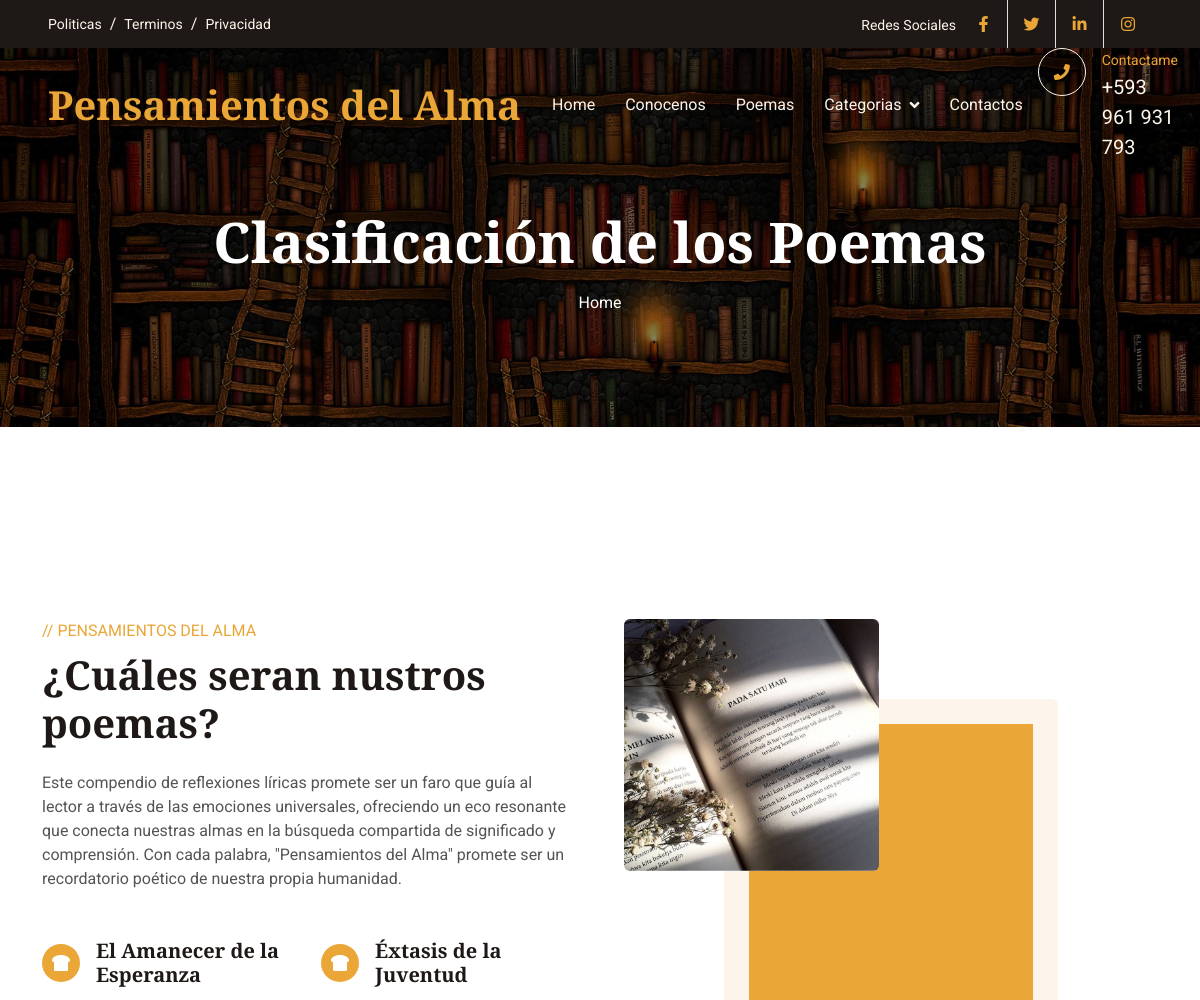
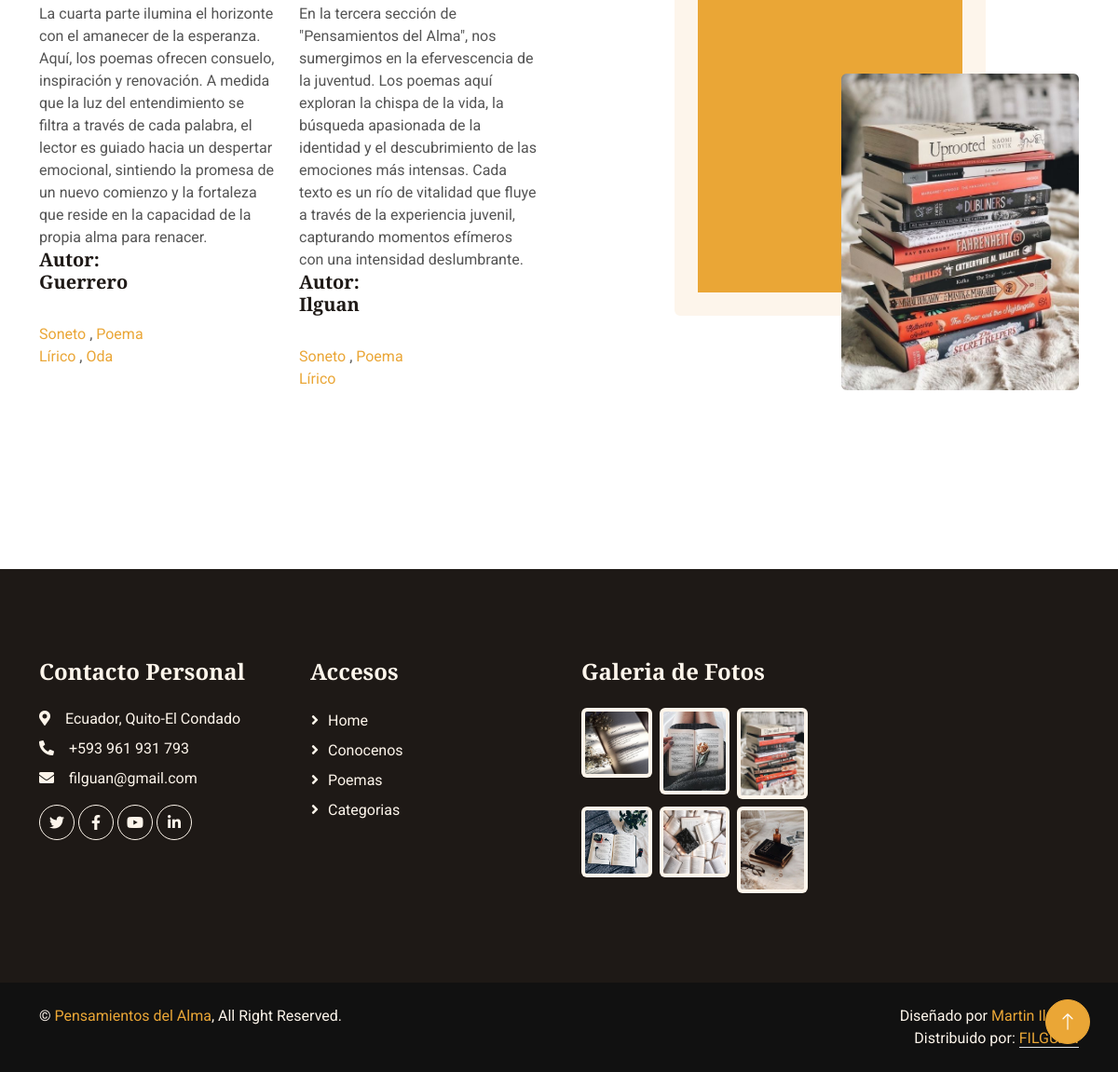
The app's page /clasificaciones/category/1/ with its own data (2 pictures, top to bottom).
### pages/models.py (models this page shows, shortened)
class Page(models.Model):
    title=models.CharField(max_length=100, verbose_name="Titulo")
    content=models.TextField(verbose_name="Contenido")
    created=models.DateTimeField(auto_now_add=True, verbose_name="Fecha de Creación")
    updated=models.DateTimeField(auto_now=True, verbose_name="Fecha de Edición")
    class Meta:
        verbose_name="Page"
        verbose_name_plural="Pages"

### clasificaciones/models.py (models this page shows, shortened)
class Clasificaciones(models.Model):
    title=models.CharField(max_length=100, verbose_name="Título")
    content=models.TextField(verbose_name="Descipción")
    author=models.ForeignKey(User, on_delete=models.CASCADE, verbose_name="Autor")
    clasification=models.ManyToManyField(Category, verbose_name="Clasificación")
    created=models.DateTimeField(auto_now_add=True, verbose_name="Fecha de Creación")
    updated=models.DateTimeField(auto_now=True, verbose_name="Fecha de Edición")
    class Meta:
        verbose_name="entrada"
        verbose_name_plural="entradas"
        ordering=['-created']

class Category(models.Model):
    name=models.CharField(max_length=100, verbose_name="Nombre de la clasificación")
    created=models.DateTimeField(auto_now_add=True, verbose_name="Fecha de Creación")
    updated=models.DateTimeField(auto_now=True, verbose_name="Fecha de Edición")
    class Meta:
        verbose_name="categoria"
        verbose_name_plural="categorias"
        ordering=['-name']

### clasificaciones/views.py (the view)
# urls.py: path('category/<int:category_id>/', views.category,name="category"),
def category(request, category_id):
    category=get_object_or_404(Category, id=category_id)
    clasi=Clasificaciones.objects.filter(clasification=category)
    return render(request, "clasificaciones/category.html",{'clasi':clasi})

### pages/templatetags/pages_extras.py (called while the page is built)
@register.simple_tag
def get_pages():
    pages=Page.objects.all()
    return pages

### social/processors.py (called while the page is built)
def ctx_dict(request):
    dict_urls={}
    urls=Social.objects.all()
    for url in urls:
        dict_urls[url.key]=url.url
    return dict_urls

### clasificaciones/templates/clasificaciones/category.html (shortened to what this page needs)
{% extends "core/base.html" %}{{clasi}}
{% load static %}
{% block TitleHeader %}
<h1 class="display-4 text-white animated slideInDown mb-3">Clasificación de los Poemas</h1>
{% endblock  %}
{% block content %}
<div class="container-xxl py-6">
    <div class="container">
        <div class="row g-5">
            <div class="col-lg-6 wow fadeInUp" data-wow-delay="0.1s">
                <p class="text-primary text-uppercase mb-2">// Pensamientos del Alma</p>
                <h1 class="display-6 mb-4">¿Cuáles seran nustros poemas?</h1>
                <p class="mb-5"> Este compendio de reflexiones líricas promete ser un faro que guía al lector a través de las emociones universales, ofreciendo un eco resonante que conecta nuestras almas en la búsqueda compartida de significado y comprensión. Con cada palabra, "Pensamientos del Alma" promete ser un recordatorio poético de nuestra propia humanidad.</p>
                <div class="row gy-5 gx-4">
                    {% for clasi in clasi %}
                    <div class="col-sm-6 wow fadeIn" data-wow-delay="0.1s">
                        <div class="d-flex align-items-center mb-3">
                            <div class="flex-shrink-0 btn-square bg-primary rounded-circle me-3">
                                <i class="fa fa-bread-slice text-white"></i>
                            </div>
                            <h5 class="mb-0">{{clasi.title}}</h5>
                        </div>
                        <span>{{clasi.content}}</span>
                        <div class="col-md-6 text-center text-md-start mb-3 mb-md-0">
                            <h5>Autor: {{clasi.author}}</h5><br>{% comment %}<a href="#">{{clasi.clasification}}</a> {% endcomment %}
                            {% for category in clasi.clasification.all %}
                            <a href="{% url 'category' category.id %}">{{category.name}}</a> {% if not forloop.last %},{% endif %}
                            {% endfor %}
                        </div>
                    </div>
                    {% endfor %}
                </div>
            </div>
            <div class="col-lg-6 wow fadeInUp" data-wow-delay="0.5s">
                <div class="row img-twice position-relative h-100">
                    <div class="col-6">
                        <img class="img-fluid rounded" src="{% static 'core/img/libro1.jpg' %}" alt="">
                    </div>
                    <div class="col-6 align-self-end">
                        <img class="img-fluid rounded" src="{% static 'core/img/libro3.jpg' %}" alt="">
                    </div>
                </div>
            </div>
        </div>
    </div>
</div>
{% endblock  %}

### core/templates/core/base.html (shortened to what this page needs)
<!DOCTYPE html>
<html lang="es">
<head>
    {% load static %}
    <link href="https://cdnjs.cloudflare.com/ajax/libs/font-awesome/5.10.0/css/all.min.css" rel="stylesheet">
    <link href="https://cdn.jsdelivr.net/npm/bootstrap-icons@1.4.1/font/bootstrap-icons.css" rel="stylesheet">
    <link href="{% static 'core/lib/animate/animate.min.css' %} " rel="stylesheet">
    <link href="{% static 'core/lib/owlcarousel/assets/owl.carousel.min.css' %}" rel="stylesheet">
    <link href="{% static 'core/css/bootstrap.min.css' %}" rel="stylesheet">
    <link href="{% static 'core/css/style.css' %}" rel="stylesheet">
</head>
<body>
    <div class="container-fluid top-bar bg-dark text-light px-0 wow fadeIn" data-wow-delay="0.1s">
        <div class="row gx-0 align-items-center d-none d-lg-flex">
            <div class="col-lg-6 px-5 text-start">
                <ol class="breadcrumb mb-0">
                    {% load pages_extras %}
                    {% get_pages as pages %}
                    {% for page in pages %}
                    <li class="breadcrumb-item"><a class="small text-light" href="{% url 'policies' page.id %}">{{page.title}}</a></li>
                    {% endfor %}
                </ol>
            </div>
            <div class="col-lg-6 px-5 text-end">
                <small>Redes Sociales</small>
                <div class="h-100 d-inline-flex align-items-center">
                    {% if URL_FACEBOOK != null %}
                    <a class="btn-lg-square text-primary border-end rounded-0" href="{{URL_FACEBOOK}}"><i class="fab fa-facebook-f"></i></a>
                    {% endif %}
                    {% if URL_TWITTER != null %}
                    <a class="btn-lg-square text-primary border-end rounded-0" href="{{URL_TWITTER}}"><i class="fab fa-twitter"></i></a>
                    {% endif %}
                    {% if URL_LINKEDLN != null %}
                    <a class="btn-lg-square text-primary border-end rounded-0" href="{{URL_LINKEDLN}}"><i class="fab fa-linkedin-in"></i></a>
                    {% endif %}
                    {% if URL_LINKEDLN != null %}
                    <a class="btn-lg-square text-primary pe-0" href="{{URL_INSTAGRAM}}"><i class="fab fa-instagram"></i></a>
                    {% endif %}
                </div>
            </div>
        </div>
    </div>
    <nav class="navbar navbar-expand-lg navbar-dark fixed-top py-lg-0 px-lg-5 wow fadeIn" data-wow-delay="0.1s">
        <a href="index.html" class="navbar-brand ms-4 ms-lg-0">
            <h1 class="text-primary m-0">Pensamientos del Alma</h1>
        </a>
        <div class="collapse navbar-collapse" id="navbarCollapse">
            <div class="navbar-nav mx-auto p-4 p-lg-0">
                <a href="{% url 'home' %}" class="nav-item nav-link">Home</a>
                <a href="{% url 'about' %}" class="nav-item nav-link ">Conocenos</a>
                <a href="{% url 'poemas' %}" class="nav-item nav-link">Poemas</a>
                <div class="nav-item dropdown">
                    <a href="{% url 'categorias' %}" class="nav-link dropdown-toggle" data-bs-toggle="">Categorias</a>
                </div>
                <a href="{% url 'contacto' %}" class="nav-item nav-link">Contactos</a>
            </div>
            <div class=" d-none d-lg-flex">
                <div class="flex-shrink-0 btn-lg-square border border-light rounded-circle">
                    <i class="fa fa-phone text-primary"></i>
                </div>
                <div class="ps-3">
                    <small class="text-primary mb-0">Contactame</small>
                    <p class="text-light fs-5 mb-0">+593 961 931 793</p>
                </div>
            </div>
        </div>
    </nav>
    <div class="container-fluid page-header py-6 wow fadeIn" data-wow-delay="0.1s">
        <div class="container text-center pt-5 pb-3">
            <h1 class="display-4 text-white animated slideInDown mb-3">{% block TitleHeader %}{% endblock  %}</h1>
            <nav aria-label="breadcrumb animated slideInDown">
                <ol class="breadcrumb justify-content-center mb-0">
                    <li class="breadcrumb-item"><a class="text-white" href="{% url 'home' %}">Home</a></li>
                </ol>
            </nav>
        </div>
    </div>
    {% block content %}{% endblock  %}
    <div class="container-fluid bg-dark text-light footer my-6 mb-0 py-5 wow fadeIn" data-wow-delay="0.1s">
        <div class="container py-5">
            <div class="row g-5">
                <div class="col-lg-3 col-md-6">
                    <h4 class="text-light mb-4">Contacto Personal</h4>
                    <p class="mb-2"><i class="fa fa-map-marker-alt me-3"></i>Ecuador, Quito-El Condado</p>
                    <p class="mb-2"><i class="fa fa-phone-alt me-3"></i>+593 961 931 793</p>
                    <p class="mb-2"><i class="fa fa-envelope me-3"></i>filguan@gmail.com</p>
                    <div class="d-flex pt-2">
                        <a class="btn btn-square btn-outline-light rounded-circle me-1" href="https://twitter.com/?lang=es"><i class="fab fa-twitter"></i></a>
                        <a class="btn btn-square btn-outline-light rounded-circle me-1" href="https://www.facebook.com/?locale=es_LA"><i class="fab fa-facebook-f"></i></a>
                        <a class="btn btn-square btn-outline-light rounded-circle me-1" href="https://www.youtube.com/"><i class="fab fa-youtube"></i></a>
                        <a class="btn btn-square btn-outline-light rounded-circle me-0" href="https://ec.linkedin.com/"><i class="fab fa-linkedin-in"></i></a>
                    </div>
                </div>
                <div class="col-lg-3 col-md-6">
                    <h4 class="text-light mb-4">Accesos</h4>
                    <a href="{% url 'home' %}" class="btn btn-link" >Home</a>
                    <a href="{% url 'about' %}" class="btn btn-link">Conocenos</a>
                    <a href="{% url 'poemas' %}" class="btn btn-link">Poemas</a>
                    <a href="{% url 'categorias' %}" class="btn btn-link">Categorias</a>
                </div>
                <div class="col-lg-3 col-md-6">
                    <h4 class="text-light mb-4">Galeria de Fotos</h4>
                    <div class="row g-2">
                        <div class="col-4">
                            <img class="img-fluid bg-light rounded p-1" src="{% static 'core/img/libro1.jpg' %}" alt="Image">
                        </div>
                        <div class="col-4">
                            <img class="img-fluid bg-light rounded p-1" src="{% static 'core/img/libro2.jpg' %}" alt="Image">
                        </div>
                        <div class="col-4">
                            <img class="img-fluid bg-light rounded p-1" src="{% static 'core/img/libro3.jpg' %}" alt="Image">
                        </div>
                        <div class="col-4">
                            <img class="img-fluid bg-light rounded p-1" src="{% static 'core/img/libro4.jpg' %}" alt="Image">
                        </div>
                        <div class="col-4">
                            <img class="img-fluid bg-light rounded p-1" src="{% static 'core/img/libro5.jpg' %}" alt="Image">
                        </div>
                        <div class="col-4">
                            <img class="img-fluid bg-light rounded p-1" src="{% static 'core/img/libro6.jpg' %}" alt="Image">
                        </div>
                    </div>
                </div>
            </div>
        </div>
    </div>
    <div class="container-fluid copyright text-light py-4 wow fadeIn" data-wow-delay="0.1s">
        <div class="container">
            <div class="row">
                <div class="col-md-6 text-center text-md-start mb-3 mb-md-0">
                    &copy; <a href="#">Pensamientos del Alma</a>, All Right Reserved.
                </div>
                <div class="col-md-6 text-center text-md-end">
                    Diseñado por <a href="https://htmlcodex.com">Martin Ilguán</a>
                    <br>Distribuido por: <a class="border-bottom" href="https://themewagon.com" target="_blank">FILGUAN</a>
                </div>
            </div>
        </div>
    </div>
    <a href="#" class="btn btn-lg btn-primary btn-lg-square rounded-circle back-to-top"><i class="bi bi-arrow-up"></i></a>
</body>
</html>

### core/static/core/css/style.css (style rules this page uses)
:root { --primary: #EAA636; --secondary: #545454; --light: #FDF5EB; --dark: #1E1916; }
h4, h5, h6, .h4, .h5, .h6 { font-weight: 600 !important; }
.py-6 { padding-top: 6rem; padding-bottom: 6rem; }
.my-6 { margin-top: 6rem; margin-bottom: 6rem; }
.back-to-top { position: fixed; display: none; right: 30px; bottom: 30px; z-index: 99; }
.btn { font-weight: 500; transition: .5s; }
.btn.btn-primary { color: #FFFFFF; }
.btn-square { width: 38px; height: 38px; }
.btn-lg-square { width: 48px; height: 48px; }
.btn-square, .btn-sm-square, .btn-lg-square { padding: 0; display: flex; align-items: center; justify-content: center; font-weight: normal; }
.navbar .dropdown-toggle::after { border: none; content: "\f107"; font-family: "Font Awesome 5 Free"; font-weight: 900; vertical-align: middle; margin-left: 8px; }
.navbar .navbar-nav .nav-link { padding: 35px 15px; color: var(--light); outline: none; }
.navbar.fixed-top { transition: .5s; }
.page-header { margin-bottom: 6rem; background: linear-gradient(rgba(0, 0, 0, .5), rgba(0, 0, 0, .5)), url(../img/portada.jpg) center center no-repeat; background-size: cover; }
.breadcrumb-item+.breadcrumb-item::before { color: var(--light); }
.img-twice::before { position: absolute; content: ""; width: 60%; height: 80%; top: 10%; left: 20%; background: var(--primary); border: 25px solid var(--light); border-radius: 6px; z-index: -1; }
.footer .btn.btn-link { display: block; margin-bottom: 5px; padding: 0; text-align: left; color: var(--light); font-weight: normal; text-transform: capitalize; transition: .3s; }
.footer .btn.btn-link::before { position: relative; content: "\f105"; font-family: "Font Awesome 5 Free"; font-weight: 900; color: var(--light); margin-right: 10px; }
.copyright { background: #111111; }
.copyright a { color: var(--primary); }

### records on screen
Page: title "Politicas"
Page: title "Terminos"
Page: title "Privacidad"
Clasificaciones: title "El Amanecer de la Esperanza", content "La cuarta parte ilumina el horizonte con el amanecer de la esperanza. Aquí, los poemas ofrecen consuelo, inspiración y renovación. A medida que la luz del entendimiento se filtra a través de cada palabra, el lector es guiado hacia un despertar emocional, sintiendo la promesa de un nuevo comienzo y la fortaleza que reside en la capacidad de la propia alma para renacer.", author "Guerrero"
Category: name "Soneto"
Category: name "Poema Lírico"
Category: name "Oda"
Clasificaciones: title "Éxtasis de la Juventud", content "En la tercera sección de \"Pensamientos del Alma\", nos sumergimos en la efervescencia de la juventud. Los poemas aquí exploran la chispa de la vida, la búsqueda apasionada de la identidad y el descubrimiento de las emociones más intensas. Cada texto es un río de vitalidad que fluye a través de la experiencia juvenil, capturando momentos efímeros con una intensidad deslumbrante.", author "Ilguan"
